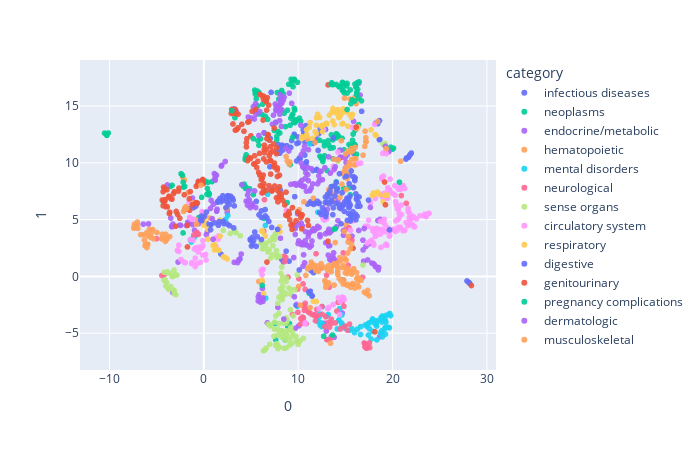

Notebook code cell kept with this figure:
### Code cell
# shade by phecode categories
fig_2d = px.scatter(
    umap_df, x=0, y=1, color='category',
hover_data=["description", "phecode"], hover_name="description"
)
# hover name
fig_2d.update_layout(
    width=700,
    height=450,
)
fig_2d.update_traces(opacity=.9)
fig_2d.show()

# TRY HOVERING OVER THE DOTS!
